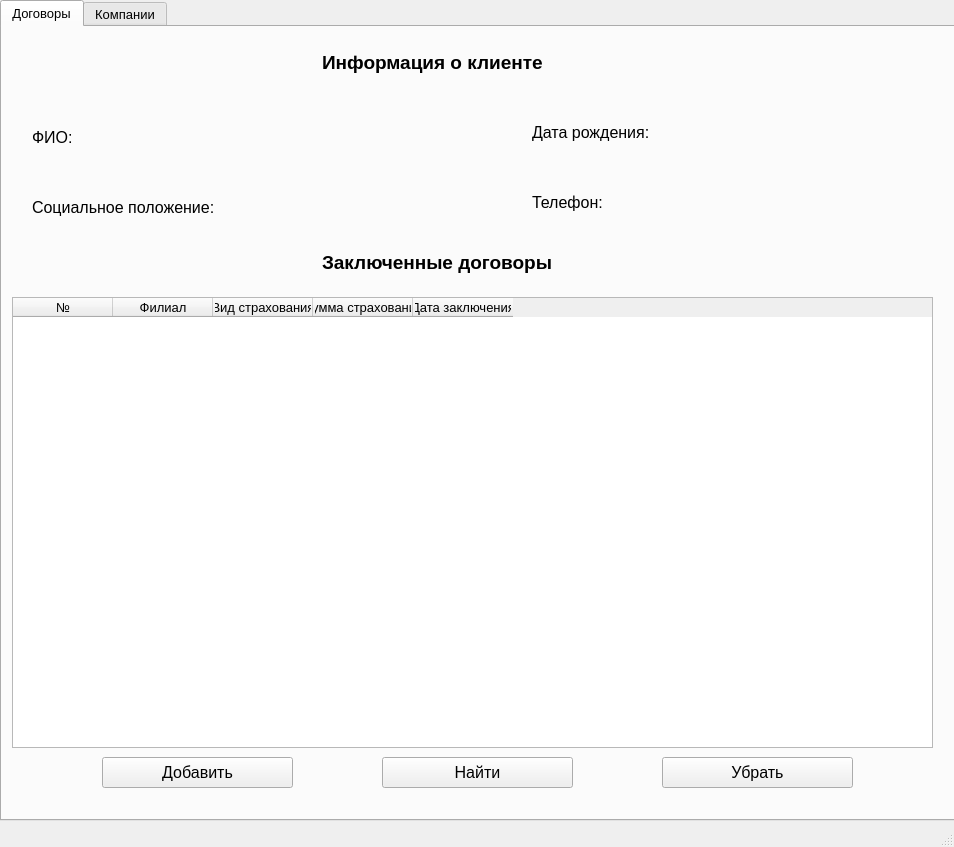
<?xml version="1.0" encoding="UTF-8"?>
<ui version="4.0">
 <class>MainWindow</class>
 <widget class="QMainWindow" name="MainWindow">
  <property name="geometry">
   <rect>
    <x>0</x>
    <y>0</y>
    <width>954</width>
    <height>847</height>
   </rect>
  </property>
  <property name="windowTitle">
   <string>Личный кабинет</string>
  </property>
  <widget class="QWidget" name="centralwidget">
   <widget class="QTabWidget" name="tabWidget">
    <property name="geometry">
     <rect>
      <x>0</x>
      <y>0</y>
      <width>1001</width>
      <height>821</height>
     </rect>
    </property>
    <property name="font">
     <font>
      <pointsize>10</pointsize>
     </font>
    </property>
    <property name="currentIndex">
     <number>0</number>
    </property>
    <widget class="QWidget" name="tab">
     <attribute name="title">
      <string>Договоры</string>
     </attribute>
     <widget class="QLabel" name="label">
      <property name="geometry">
       <rect>
        <x>320</x>
        <y>220</y>
        <width>301</width>
        <height>31</height>
       </rect>
      </property>
      <property name="font">
       <font>
        <pointsize>14</pointsize>
        <weight>75</weight>
        <bold>true</bold>
       </font>
      </property>
      <property name="text">
       <string>Заключенные договоры</string>
      </property>
     </widget>
     <widget class="QLabel" name="label_5">
      <property name="geometry">
       <rect>
        <x>30</x>
        <y>170</y>
        <width>501</width>
        <height>21</height>
       </rect>
      </property>
      <property name="font">
       <font>
        <pointsize>12</pointsize>
       </font>
      </property>
      <property name="text">
       <string>Социальное положение:</string>
      </property>
     </widget>
     <widget class="QLabel" name="label_3">
      <property name="geometry">
       <rect>
        <x>30</x>
        <y>100</y>
        <width>491</width>
        <height>21</height>
       </rect>
      </property>
      <property name="font">
       <font>
        <pointsize>12</pointsize>
       </font>
      </property>
      <property name="text">
       <string>ФИО:</string>
      </property>
     </widget>
     <widget class="QLabel" name="label_6">
      <property name="geometry">
       <rect>
        <x>530</x>
        <y>160</y>
        <width>441</width>
        <height>31</height>
       </rect>
      </property>
      <property name="font">
       <font>
        <pointsize>12</pointsize>
       </font>
      </property>
      <property name="text">
       <string>Телефон:</string>
      </property>
     </widget>
     <widget class="QLabel" name="label_2">
      <property name="geometry">
       <rect>
        <x>320</x>
        <y>10</y>
        <width>301</width>
        <height>51</height>
       </rect>
      </property>
      <property name="font">
       <font>
        <pointsize>14</pointsize>
        <weight>75</weight>
        <bold>true</bold>
       </font>
      </property>
      <property name="text">
       <string>Информация о клиенте</string>
      </property>
     </widget>
     <widget class="QLabel" name="label_4">
      <property name="geometry">
       <rect>
        <x>530</x>
        <y>90</y>
        <width>431</width>
        <height>31</height>
       </rect>
      </property>
      <property name="font">
       <font>
        <pointsize>12</pointsize>
       </font>
      </property>
      <property name="text">
       <string>Дата рождения:</string>
      </property>
     </widget>
     <widget class="QTableWidget" name="contractsTable">
      <property name="geometry">
       <rect>
        <x>10</x>
        <y>270</y>
        <width>921</width>
        <height>451</height>
       </rect>
      </property>
      <column>
       <property name="text">
        <string>№</string>
       </property>
      </column>
      <column>
       <property name="text">
        <string>Филиал</string>
       </property>
      </column>
      <column>
       <property name="text">
        <string>Вид страхования</string>
       </property>
      </column>
      <column>
       <property name="text">
        <string>Сумма страхования</string>
       </property>
      </column>
      <column>
       <property name="text">
        <string>Дата заключения</string>
       </property>
      </column>
     </widget>
     <widget class="QPushButton" name="addcontractButton">
      <property name="geometry">
       <rect>
        <x>100</x>
        <y>730</y>
        <width>191</width>
        <height>31</height>
       </rect>
      </property>
      <property name="font">
       <font>
        <pointsize>12</pointsize>
       </font>
      </property>
      <property name="text">
       <string>Добавить</string>
      </property>
     </widget>
     <widget class="QPushButton" name="deletecontractButton">
      <property name="geometry">
       <rect>
        <x>660</x>
        <y>730</y>
        <width>191</width>
        <height>31</height>
       </rect>
      </property>
      <property name="font">
       <font>
        <pointsize>12</pointsize>
       </font>
      </property>
      <property name="text">
       <string>Убрать</string>
      </property>
     </widget>
     <widget class="QPushButton" name="searchcontractButton">
      <property name="geometry">
       <rect>
        <x>380</x>
        <y>730</y>
        <width>191</width>
        <height>31</height>
       </rect>
      </property>
      <property name="font">
       <font>
        <pointsize>12</pointsize>
       </font>
      </property>
      <property name="text">
       <string>Найти</string>
      </property>
     </widget>
    </widget>
    <widget class="QWidget" name="tab_2">
     <attribute name="title">
      <string>Компании</string>
     </attribute>
     <widget class="QPushButton" name="searchbranchButton">
      <property name="geometry">
       <rect>
        <x>390</x>
        <y>750</y>
        <width>161</width>
        <height>31</height>
       </rect>
      </property>
      <property name="font">
       <font>
        <pointsize>12</pointsize>
       </font>
      </property>
      <property name="text">
       <string>Найти</string>
      </property>
     </widget>
     <widget class="QTableWidget" name="branchesTable">
      <property name="geometry">
       <rect>
        <x>10</x>
        <y>420</y>
        <width>931</width>
        <height>321</height>
       </rect>
      </property>
      <attribute name="verticalHeaderVisible">
       <bool>false</bool>
      </attribute>
      <column>
       <property name="text">
        <string>№</string>
       </property>
      </column>
      <column>
       <property name="text">
        <string>Компания</string>
       </property>
      </column>
      <column>
       <property name="text">
        <string>Название</string>
       </property>
      </column>
      <column>
       <property name="text">
        <string>Город</string>
       </property>
      </column>
      <column>
       <property name="text">
        <string>Адрес</string>
       </property>
      </column>
      <column>
       <property name="text">
        <string>Телефон</string>
       </property>
      </column>
      <column>
       <property name="text">
        <string>Количество сотрудников</string>
       </property>
      </column>
     </widget>
     <widget class="QLabel" name="label_10">
      <property name="geometry">
       <rect>
        <x>410</x>
        <y>390</y>
        <width>131</width>
        <height>31</height>
       </rect>
      </property>
      <property name="font">
       <font>
        <pointsize>14</pointsize>
        <weight>75</weight>
        <bold>true</bold>
       </font>
      </property>
      <property name="text">
       <string>Филиалы</string>
      </property>
     </widget>
     <widget class="QPushButton" name="searchcompanyButton">
      <property name="geometry">
       <rect>
        <x>390</x>
        <y>360</y>
        <width>161</width>
        <height>31</height>
       </rect>
      </property>
      <property name="font">
       <font>
        <pointsize>12</pointsize>
       </font>
      </property>
      <property name="text">
       <string>Найти</string>
      </property>
     </widget>
     <widget class="QLabel" name="label_9">
      <property name="geometry">
       <rect>
        <x>410</x>
        <y>0</y>
        <width>131</width>
        <height>31</height>
       </rect>
      </property>
      <property name="font">
       <font>
        <pointsize>14</pointsize>
        <weight>75</weight>
        <bold>true</bold>
       </font>
      </property>
      <property name="text">
       <string>Компании</string>
      </property>
     </widget>
     <widget class="QTableWidget" name="companiesTable">
      <property name="geometry">
       <rect>
        <x>10</x>
        <y>30</y>
        <width>931</width>
        <height>321</height>
       </rect>
      </property>
      <attribute name="verticalHeaderVisible">
       <bool>false</bool>
      </attribute>
      <column>
       <property name="text">
        <string>№</string>
       </property>
      </column>
      <column>
       <property name="text">
        <string>Название</string>
       </property>
      </column>
      <column>
       <property name="text">
        <string>Тип компании</string>
       </property>
      </column>
      <column>
       <property name="text">
        <string>Год получения лицензии</string>
       </property>
      </column>
      <column>
       <property name="text">
        <string>Город</string>
       </property>
      </column>
      <column>
       <property name="text">
        <string>Телефон</string>
       </property>
      </column>
     </widget>
    </widget>
   </widget>
  </widget>
  <widget class="QMenuBar" name="menubar">
   <property name="geometry">
    <rect>
     <x>0</x>
     <y>0</y>
     <width>954</width>
     <height>26</height>
    </rect>
   </property>
  </widget>
  <widget class="QStatusBar" name="statusbar"/>
 </widget>
 <resources/>
 <connections/>
</ui>
